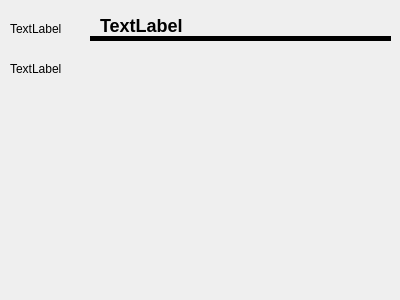
<?xml version="1.0" encoding="UTF-8"?>
<ui version="4.0">
 <class>Form</class>
 <widget class="QWidget" name="Form">
  <property name="geometry">
   <rect>
    <x>0</x>
    <y>0</y>
    <width>400</width>
    <height>300</height>
   </rect>
  </property>
  <property name="windowTitle">
   <string>Form</string>
  </property>
  <widget class="QLabel" name="iconLabel">
   <property name="geometry">
    <rect>
     <x>10</x>
     <y>20</y>
     <width>59</width>
     <height>17</height>
    </rect>
   </property>
   <property name="text">
    <string>TextLabel</string>
   </property>
  </widget>
  <widget class="QLabel" name="labelCity">
   <property name="geometry">
    <rect>
     <x>100</x>
     <y>10</y>
     <width>291</width>
     <height>31</height>
    </rect>
   </property>
   <property name="text">
    <string>&lt;html&gt;&lt;h2&gt;TextLabel&lt;/h2&gt;&lt;/html&gt;</string>
   </property>
  </widget>
  <widget class="Line" name="line">
   <property name="geometry">
    <rect>
     <x>90</x>
     <y>30</y>
     <width>301</width>
     <height>16</height>
    </rect>
   </property>
   <property name="frameShadow">
    <enum>QFrame::Plain</enum>
   </property>
   <property name="lineWidth">
    <number>5</number>
   </property>
   <property name="orientation">
    <enum>Qt::Horizontal</enum>
   </property>
  </widget>
  <widget class="QLabel" name="labelWeatherMain">
   <property name="geometry">
    <rect>
     <x>10</x>
     <y>60</y>
     <width>59</width>
     <height>17</height>
    </rect>
   </property>
   <property name="text">
    <string>TextLabel</string>
   </property>
  </widget>
 </widget>
 <resources/>
 <connections/>
</ui>
